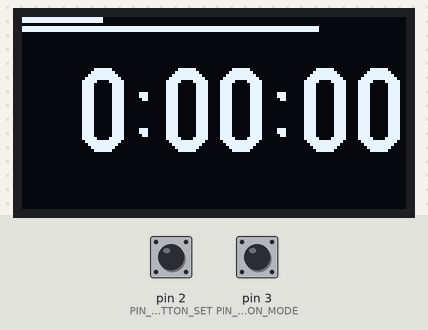
Bench run of a sketch on a simulated Arduino Uno, built with avr-gcc and run on an emulated ATmega328P. Parts: 128×64 one-colour display. The test bench sets the inputs (shaded band); at power-on: pin 3 (PIN_BUTTON_MODE) HIGH, pin 2 (PIN_BUTTON_SET) HIGH.

Above: at 1.2 s.
1.3 s: pin 3 (PIN_BUTTON_MODE) pulled LOW for 0.15 s
At 3.0 s:
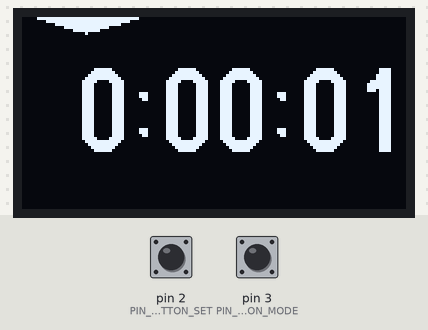
4.4 s: pin 2 (PIN_BUTTON_SET) pulled LOW for 0.15 s
At 5.6 s:
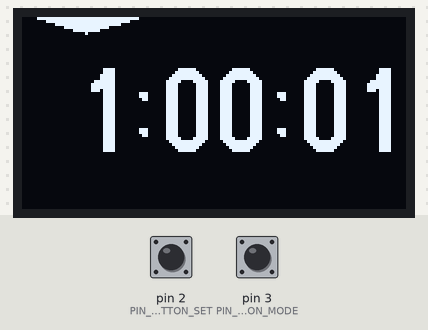
7.5 s: pin 2 (PIN_BUTTON_SET) pulled LOW for 1 s
At 8.2 s:
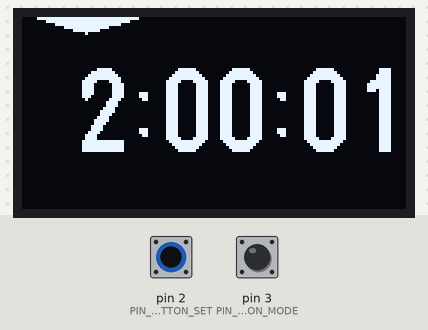
11.5 s: pin 3 (PIN_BUTTON_MODE) pulled LOW for 1 s
At 12.8 s:
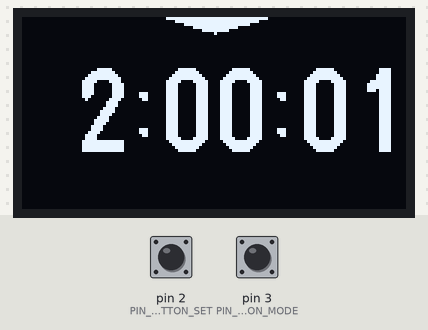
Timing chart, 0 to 14.5 s (numbered marks = the images above; inputs shaded):
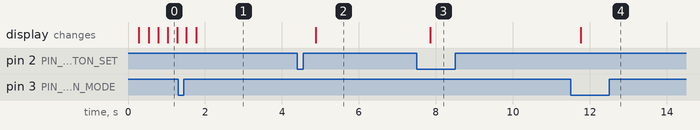

Measured:
- after the input at 1.3 s, the display: first differs from a run without the input after 0.47 s (image 1)

The sketch:

digital-clock-step-7-mode-set-interrupt-timeout.ino
```cpp
// (licence header left out)
#include <Arduino.h>
#include <U8g2lib.h>

#ifdef U8X8_HAVE_HW_SPI
#include <SPI.h>
#endif
#ifdef U8X8_HAVE_HW_I2C
#include <Wire.h>
#endif

// Variables to store the time
volatile byte hours = 0;
volatile byte minutes = 0;
volatile byte seconds = 0;

// Constants for the button pins
// The FALLING interrupt is only available at pin 2 and 3 on the Arduino UNO
const int PIN_BUTTON_MODE = 3;
const int PIN_BUTTON_SET = 2;

const int BUTTON_MODE_DEBOUNCE_TIME = 250;
const int BUTTON_SET_DEBOUNCE_TIME = 10;

const int MODE_SET_TIMEOUT = 5000;

const int MODE_SHOW_TIME = 0;
const int MODE_SET_SECONDS = 3;
const int MODE_SET_MINUTES = 2;
const int MODE_SET_HOURS = 1;

// Button state variables
unsigned long elapsedButtonModeMillis = 0;
unsigned long previousButtonModeMillis = 0;

unsigned long elapsedButtonSetMillis = 0;
unsigned long previousButtonSetMillis = 0;

// Char array for the time being showed on the display
char timeString[9];

// Variables to store the time
unsigned long currentMillis = 0;

// Int is enough to store the elapsed time
unsigned long elapsedTimeUpdateMillis = 0;
unsigned long previousTimeUpdateMillis = 0;

float percentageOfSecondElapsed = 0;

byte currentMode = MODE_SHOW_TIME;

volatile boolean buttonModePressed = false;
volatile boolean buttonSetPressed = false;

// A complete list of all displays is available at: https://github.com/olikraus/u8g2/wiki/u8g2setupcpp
U8G2_SSD1306_128X64_NONAME_1_HW_I2C u8g2(U8G2_R0, /* reset=*/ U8X8_PIN_NONE);

void setup(void) {

  u8g2.setFont(u8g2_font_logisoso28_tf);
  u8g2.begin();

  // Empty the interrupt queue. This makes sure there are
  // no old pending interrupts in the queue which are processed on startup
  // More info: https://arduino.stackexchange.com/questions/30968/how-do-interrupts-work-on-the-arduino-uno-and-similar-boards
  EIFR = bit (INTF0);  // clear flag for interrupt 0
  EIFR = bit (INTF1);  // clear flag for interrupt 1

  digitalWrite(PIN_BUTTON_MODE, HIGH);
  digitalWrite(PIN_BUTTON_SET, HIGH);

  // Configure the pins of the buttons with the internal PULLUP resistor
  pinMode(PIN_BUTTON_MODE, INPUT_PULLUP);
  attachInterrupt(digitalPinToInterrupt(PIN_BUTTON_MODE), modeButtonPressedInterrupt, FALLING);

  pinMode(PIN_BUTTON_SET, INPUT_PULLUP);
  attachInterrupt(digitalPinToInterrupt(PIN_BUTTON_SET), setButtonPressedInterrupt, FALLING);

}

void loop(void) {

  // millis() itself takes 1.812 micro seconds that is 0.001812 milli seconds
  // https://arduino.stackexchange.com/questions/113/is-it-possible-to-find-the-time-taken-by-millis
  currentMillis = millis();

  elapsedButtonModeMillis = currentMillis - previousButtonModeMillis;
  elapsedButtonSetMillis = currentMillis - previousButtonSetMillis;

  checkTime();

  if (currentMode == MODE_SHOW_TIME) {
    increaseSeconds();
  } else {

    if (elapsedButtonModeMillis > MODE_SET_TIMEOUT && elapsedButtonSetMillis > MODE_SET_TIMEOUT) {
      currentMode = MODE_SHOW_TIME;
    }

    previousTimeUpdateMillis = currentMillis;
  }

  if (buttonModePressed) {
    modeButtonHandler();
  }

  if (buttonSetPressed) {
    buttonSetHandler();
  }

  drawScreen();

}

void checkTime() {
  // Check if a minutes has been elapsed
  if (seconds > 59) {
    seconds = 0;
    minutes++;
  }

  // Check if an hour has been elapsed
  if (minutes > 59) {
    minutes = 0;
    hours++;
  }

  // Check if a day has been elapsed
  if (hours > 23) {
    hours = 0;
  }
}

void modeButtonPressedInterrupt() {
  buttonModePressed = true;
}

void modeButtonHandler() {
  if (elapsedButtonModeMillis > BUTTON_MODE_DEBOUNCE_TIME) {
    previousButtonModeMillis = currentMillis;
    currentMode++;

    if (currentMode > 3) {
      currentMode = 0;
    }

  }
  buttonModePressed = false;
}


void setButtonPressedInterrupt() {
  buttonSetPressed = true;
}

void buttonSetHandler() {
  if (elapsedButtonSetMillis > BUTTON_SET_DEBOUNCE_TIME) {
    previousButtonSetMillis = currentMillis;

    if (currentMode == MODE_SET_SECONDS) {
      seconds = 0;
    }
    if (currentMode == MODE_SET_MINUTES) {
      minutes++;
    }
    if (currentMode == MODE_SET_HOURS) {
      hours++;
    }
  }
  buttonSetPressed = false;
}

void increaseSeconds() {
  elapsedTimeUpdateMillis = currentMillis - previousTimeUpdateMillis;

  // Check if 1000ms, 1 second, has been elapsed
  if (elapsedTimeUpdateMillis > 1000) {
    seconds++;

    // It might be possible that more than 1000ms has been elapsed e.g. 1200ms
    // Then there are already 200ms elapsed of the next second. We need to
    // substract these on the "last time". So the next second will be updated 200ms earlier.
    // This reduces the amount of time drift.
    previousTimeUpdateMillis = currentMillis - (elapsedTimeUpdateMillis - 1000);
  }
}

void drawScreen() {
  u8g2.firstPage();

  do {

    if (currentMode != MODE_SHOW_TIME) {
      u8g2.drawTriangle((currentMode - 1) * 43 + 5, 0, currentMode * 43 - 5, 0, (currentMode - 1) * 43 + 21, 5);
    }

    drawAnimation();
    drawTime();

  } while (u8g2.nextPage());
}

void drawTime() {

  // Found at https://forum.arduino.cc/index.php?topic=371117.0
  // sprintf_P uses the Program Memory instead of RAM, more info at http://gammon.com.au/progmem
  // Here we format the minutes and seconds with a leading zero: e.g. 01, 02, 03 etc.
  sprintf_P(timeString, PSTR("%2d:%02d:%02d"), hours, minutes, seconds);

  // Draw the timeString
  u8g2.drawStr(0, 45, timeString);

}

void drawAnimation() {
  // Calculate the percentage elapsed of a second
  percentageOfSecondElapsed = elapsedTimeUpdateMillis / 1000.0;

  if (currentMode == MODE_SHOW_TIME) {
    // Draw the yellow lines
    u8g2.drawBox(0, 0, 127 - (127 * percentageOfSecondElapsed), 2);
    u8g2.drawBox(0, 3, (127 * percentageOfSecondElapsed), 2);
  }
}
```
